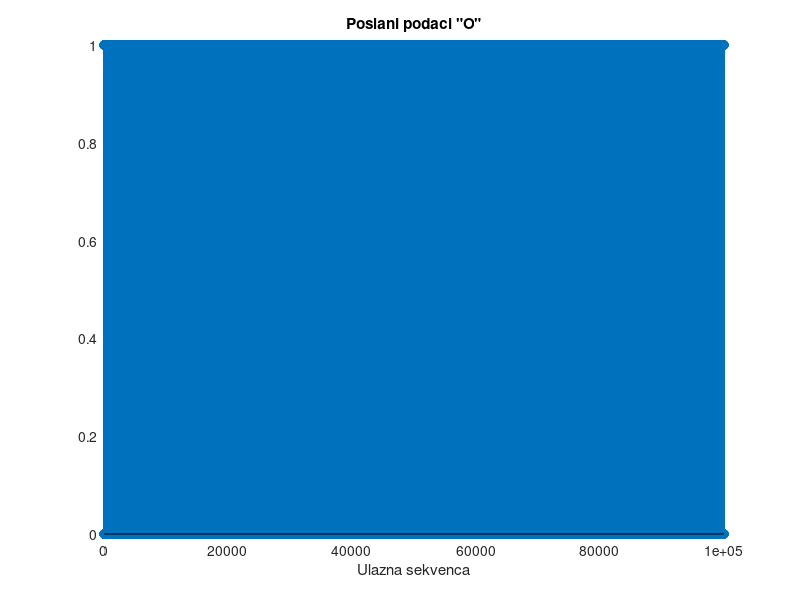

Here is the MATLAB script that generated this plot: (Note: this script raises an error after producing the figure.)
clc
clear all
close all

format long;
M = 16;
k = log2(M);
EbNo = (5:15)';
symbol_per_frame = 100;
data_points = 144;
block_size = 8;
cp = ceil(0.1*block_size);
ifft_points = block_size;
fft_points = block_size;
n = 3e4; % broj bita
nsamp = 1;
N = 10^5;

%TRANSMITTER
data = randi([0 1],N,1); % unipolarni
figure(1)
stem(data); grid on; xlabel('Ulazna sekvenca');
title('Poslani podaci "O"')

%   2.  Perform QAM modulation
qam_modulated_data = qammod(data,M,'InputType','bit','UnitAveragePower',true);
ytx =qam_modulated_data;
scatterplot(qam_modulated_data);title('MODULATED TRANSMITTED DATA');

%   3.  Do IFFT on each block
num_cols=(length(qam_modulated_data)/block_size);
data_matrix = reshape(qam_modulated_data, block_size, num_cols);
cp_start = block_size-cp;
cp_end = block_size;
for i=1:num_cols
    ifft_data_matrix(:,i) = ifft((data_matrix(:,i)),ifft_points);
    for j=1:cp
       actual_cp(j,i) = ifft_data_matrix(j+cp_start,i);
    end
    ifft_data(:,i) = vertcat(actual_cp(:,i),ifft_data_matrix(:,i));
end

%   4.  Convert to serial stream for transmission

[rows_ifft_data, cols_ifft_data]=size(ifft_data);
len_ofdm_data = rows_ifft_data*cols_ifft_data;
ofdm_signal = reshape(ifft_data, 1, len_ofdm_data);
figure(3)
plot(real(ofdm_signal)); xlabel('Time'); ylabel('Amplitude');
title('OFDM Signal');grid on;

%   ---------------------------------------------------------------
%     +++++   clipping as a PAPR reduction method    +++++
%   ---------------------------------------------------------------

 avg=0;
 clipped=ofdm_signal;
 for i=1:length(clipped)
 	if clipped(i) > avg
 		clipped(i) = clipped(i);
     
    elseif clipped(i) < -avg

 		clipped(i) = 0;
    end
 end


 figure(4)
plot(real(clipped)); xlabel('Time'); ylabel('Amplitude');
 title('clipped Signal');grid on;
axis([0 180 -1.5 1.5]);

%   --------------------------------
%     +++++   CHANNEL    +++++
%   --------------------------------

channel = randn(1,block_size) + sqrt(-1)*randn(1,block_size);


%   ------------------------------------------
%     +++++   RECEIVER    +++++
%   ------------------------------------------
%   1.  Pass the ofdm signal through the channel
after_channel = filter(channel, 1, ofdm_signal);
%SNR with respect to ber
EbNo2 = 10;
snr = EbNo2 + 10*log10(k) - 10*log10(nsamp);
receivedSignal = awgn(qam_modulated_data,snr,'measured');
sPlotFig = scatterplot(receivedSignal,1,0,'g.');
hold on
scatterplot(qam_modulated_data,1,0,'k*',sPlotFig)
%   2.   Add Noise

awgn_noise = awgn(zeros(1,length(after_channel)),0);

%   3.  Add noise to signal...

recvd_signal = awgn_noise+after_channel;

%   4.  Convert Data back to "parallel" form to perform FFT

recvd_signal_matrix = reshape(recvd_signal,rows_ifft_data, cols_ifft_data);

%   5.  Remove CP

recvd_signal_matrix(1:cp,:)=[];

%   6.  Perform FFT

for i=1:cols_ifft_data
    
    %   FFT
    
    fft_data_matrix(:,i) = fft(recvd_signal_matrix(:,i),fft_points);

end



%   7.  Convert to serial stream

recvd_serial_data = reshape(fft_data_matrix,1,(block_size*num_cols));

%   8.  Demodulate the data

qam_demodulated_data = qamdemod(recvd_serial_data,M);

figure(7)

stem(qam_demodulated_data,'rx');

grid on;xlabel('Data Points');ylabel('received data phase representation');title('Received Data "X"')   

dataOutMatrix = de2bi(qam_demodulated_data,k);
dataOut = dataOutMatrix(:);

[numErrors,ber] = biterr(data,dataOut);
fprintf('\nThe binary coding bit error rate = %5.2e, based on %d errors\n',ber,numErrors)


%   ----------------------------------------------------
%   F:  %   +++++   RECEIVER of clipped signal    +++++
%   ----------------------------------------------------

%   1.  Pass the ofdm signal through the channel

after_channel = filter(channel, 1, clipped);

%   2.   Add Noise

awgn_noise = awgn(zeros(1,length(after_channel)),0);

%   3.  Add noise to signal...

recvd_signal = awgn_noise+after_channel;

%   4.  Convert Data back to "parallel" form to perform FFT

recvd_signal_matrix = reshape(recvd_signal,rows_ifft_data, cols_ifft_data);

%   5.  Remove CP

recvd_signal_matrix(1:cp,:)=[];

%   6.  Perform FFT

for i=1:cols_ifft_data

    %   FFT
    
    fft_data_matrix(:,i) = fft(recvd_signal_matrix(:,i),fft_points);

end

%   7.  Convert to serial stream

recvd_serial_data = reshape(fft_data_matrix, 1,(block_size*num_cols));

%   8.  Demodulate the data

qam_demodulated_data = qamdemod(recvd_serial_data,M);

figure(8)

stem(qam_demodulated_data,'rx');

%BER
 noe=0; 
 for ii= 1:1:length(recvd_serial_data)
   if data(ii)~=recvd_serial_data(ii)
    noe=noe+1;
   else
       noe=noe;
   end 
 end 
% ber= noe/length(ofdm_signal); 
ber=( noe/length(data)); 

% CALCULATE QAM BER USING FORMULA
EbNodB2=0:2:16;
EbNo2=10.^(EbNodB2/10);
x=sqrt(3*k*EbNo2/(M-1));
Pb=(4/k)*(1-1/sqrt(M))*(1/2)*erfc(x/sqrt(2));
figure(9) 
semilogy(EbNodB2,Pb,'bs-')
title('QAM bit error rate');
xlabel('EbNo');
ylabel('Pb');
